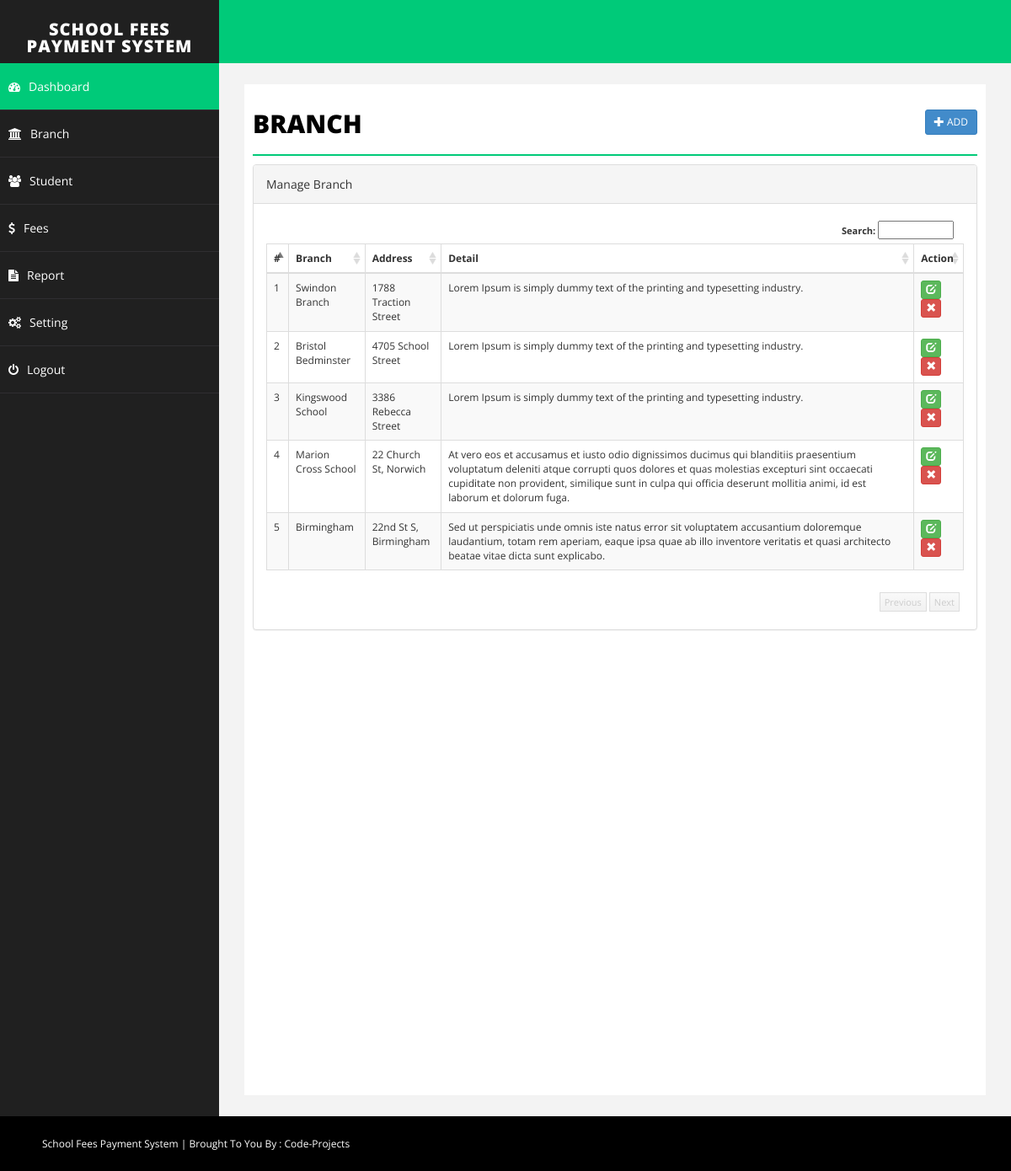
/branch.php (signed in), run on the app's committed database.
### tables this page shows
CREATE TABLE IF NOT EXISTS `branch` (
`id` int(255) NOT NULL,
  `branch` varchar(255) NOT NULL,
  `address` text NOT NULL,
  `detail` text NOT NULL,
  `delete_status` enum('0','1') NOT NULL DEFAULT '0'
);

### branch.php (the view, shortened to what this page needs)
<?php
include("php/dbconnect.php");
$branch='';
$address='';
$detail = '';
$id= '';
$action = "add";
?>
<!DOCTYPE html>
<html xmlns="http://www.w3.org/1999/xhtml">
<head>
    <link href="css/bootstrap.css" rel="stylesheet" />
    <link href="css/font-awesome.css" rel="stylesheet" />
    <link href="css/basic.css" rel="stylesheet" />
    <link href="css/custom.css" rel="stylesheet" />
</head>
<?php
include("php/header.php");
?>
        <div id="page-wrapper">
            <div id="page-inner">
                <div class="row">
                    <div class="col-md-12">
                        <h1 class="page-head-line">Branch
						<?php
						echo (isset($_GET['action']) && @$_GET['action']=="add" || @$_GET['action']=="edit")?
						' <a href="branch.php" class="btn btn-primary btn-sm pull-right">Back <i class="glyphicon glyphicon-arrow-right"></i></a>':'<a href="branch.php?action=add" class="btn btn-primary btn-sm pull-right"><i class="glyphicon glyphicon-plus"></i> Add </a>';
						?>
						</h1>
                    </div>
                </div>
        <?php
		 if(isset($_GET['action']) && @$_GET['action']=="add" || @$_GET['action']=="edit")
		 {
		?>
			<script type="text/javascript" src="js/validation/jquery.validate.min.js"></script>
                <div class="row">
                    <div class="col-sm-8 col-sm-offset-2">
               <div class="panel panel-primary">
                        <div class="panel-heading">
                           <?php echo ($action=="add")? "Add Branch": "Edit Branch"; ?>
                        </div>
						<form action="branch.php" method="post" id="signupForm1" class="form-horizontal">
                        <div class="panel-body">
						<div class="form-group">
								<label class="col-sm-2 control-label" for="Old">Branch </label>
								<div class="col-sm-10">
									<input type="text" class="form-control" id="branch" name="branch" value="<?php echo $branch;?>"  />
								</div>
							</div>
							<div class="form-group">
								<label class="col-sm-2 control-label" for="Password"> Address </label>
								<div class="col-sm-10">
	                        <textarea class="form-control" id="address" name="address"><?php echo $address;?></textarea >
								</div>
							</div>
							<div class="form-group">
								<label class="col-sm-2 control-label" for="Confirm"> Detail</label>
								<div class="col-sm-10">
									    <textarea class="form-control" name="detail" id="detail"><?php echo $detail;?></textarea >
								</div>
							</div>
						<div class="form-group">
								<div class="col-sm-8 col-sm-offset-2">
								<input type="hidden" name="id" value="<?php echo $id;?>">
								<input type="hidden" name="action" value="<?php echo $action;?>">
									<button type="submit" name="save" class="btn btn-primary">Save </button>
								</div>
							</div>
                         </div>
							</form>
                        </div>
                            </div>
                </div>
		<script type="text/javascript">
		$( document ).ready( function () {
			 if($("#signupForm1").length > 0)
         {
			$( "#signupForm1" ).validate( {
				rules: {
					branch: "required",
					address: "required"
				},
				messages: {
					branch: "Please enter branch name",
					address: "Please enter address"
				},
				errorElement: "em",
				errorPlacement: function ( error, element ) {
					// Add the `help-block` class to the error element
					error.addClass( "help-block" );
					// Add `has-feedback` class to the parent div.form-group
					// in order to add icons to inputs
					element.parents( ".col-sm-10" ).addClass( "has-feedback" );
					if ( element.prop( "type" ) === "checkbox" ) {
						error.insertAfter( element.parent( "label" ) );
					} else {
						error.insertAfter( element );
					}
					// Add the span element, if doesn't exists, and apply the icon classes to it.
					if ( !element.next( "span" )[ 0 ] ) {
						$( "<span class='glyphicon glyphicon-remove form-control-feedback'></span>" ).insertAfter( element );
					}
				},
				success: function ( label, element ) {
					// Add the span element, if doesn't exists, and apply the icon classes to it.
					if ( !$( element ).next( "span" )[ 0 ] ) {
						$( "<span class='glyphicon glyphicon-ok form-control-feedback'></span>" ).insertAfter( $( element ) );
					}
				},
				highlight: function ( element, errorClass, validClass ) {
					$( element ).parents( ".col-sm-10" ).addClass( "has-error" ).removeClass( "has-success" );
					$( element ).next( "span" ).addClass( "glyphicon-remove" ).removeClass( "glyphicon-ok" );
				},
				unhighlight: function ( element, errorClass, validClass ) {
					$( element ).parents( ".col-sm-10" ).addClass( "has-success" ).removeClass( "has-error" );
					$( element ).next( "span" ).addClass( "glyphicon-ok" ).removeClass( "glyphicon-remove" );
				}
			} );
			}
		} );
	</script>
		<?php
		}else{
		?>
		 <link href="css/datatable/datatable.css" rel="stylesheet" />
		<div class="panel panel-default">
                        <div class="panel-heading">
                            Manage Branch
                        </div>
                        <div class="panel-body">
                             <div class="table-sorting table-responsive">
                                <table class="table table-striped table-bordered table-hover" id="tSortable22">
                                    <thead>
                                        <tr>
                                            <th>#</th>
                                            <th>Branch</th>
                                            <th>Address</th>
                                            <th>Detail</th>
											<th>Action</th>
                                        </tr>
                                    </thead>
                                    <tbody>
									<?php
									$sql = "select * from branch where delete_status='0'";
									$q = $conn->query($sql);
									$i=1;
									while($r = $q->fetch_assoc())
									{
									echo '<tr>
                                            <td>'.$i.'</td>
                                            <td>'.$r['branch'].'</td>
                                            <td>'.$r['address'].'</td>
                                            <td>'.$r['detail'].'</td>
											<td>
											<a href="branch.php?action=edit&id='.$r['id'].'" class="btn btn-success btn-xs"><span class="glyphicon glyphicon-edit"></span></a>
											<a onclick="return confirm(\'Are you sure you want to delete this record\');" href="branch.php?action=delete&id='.$r['id'].'" class="btn btn-danger btn-xs"><span class="glyphicon glyphicon-remove"></span></a> </td>
                                        </tr>';
										$i++;
									}
									?>
                                    </tbody>
                                </table>
                            </div>
                        </div>
                    </div>
		<?php
		}
		?>
            </div>
        </div>
    </div>
    <div id="footer-sec">
	School Fees Payment System | Brought To You By : <a href="http://code-projects.org/" target="_blank">Code-Projects</a>
    </div>
</body>
</html>

### css/basic.css (style rules this page uses)
body { font-family: 'Open Sans', sans-serif; line-height:25px; }
#page-wrapper { padding: 15px 15px; min-height: 600px; background: #F3F3F3; }
#page-inner { width: 100%; margin: 10px 20px 10px 0px; background-color: #fff!important; padding: 10px; min-height: 1200px; }
.page-head-line { font-size: 30px; text-transform: uppercase; color: #000; font-weight: 800; padding-bottom: 20px; border-bottom: 2px solid #00CA79; margin-bottom: 10px; }
#footer-sec { background-color:#000; padding:20px 50px; color:#fff; font-size:12px; }
#footer-sec a { color:#fff; }
@media (min-width:768px) { #page-wrapper { margin: 0 0 0 260px; padding: 15px 30px; min-height: 1200px; } }

### css/datatable/datatable.css (style rules this page uses)
.dataTable { float: left; }
.table-sorting { padding: 0px; position: relative; font-size: 12px; background-color: #FFF; }
.table-sorting .table { border-top: 1px solid #DDD; border-bottom: 1px solid #DDD; }
.table-sorting .sorting_asc { background: url('../../img/datatable/sort_asc.png') no-repeat center right; cursor: pointer; }
.table-sorting .sorting { background: url('../../img/datatable/sort_both.png') no-repeat center right; cursor: pointer; }

### data on the page
branch: branch "Swindon Branch", address "1788 Traction Street", detail "Lorem Ipsum is simply dummy text of the printing and typesetting industry."
branch: branch "Bristol Bedminster", address "4705 School Street", detail "Lorem Ipsum is simply dummy text of the printing and typesetting industry."
branch: branch "Kingswood School", address "3386 Rebecca Street", detail "Lorem Ipsum is simply dummy text of the printing and typesetting industry."
branch: branch "Marion Cross School", address "22 Church St, Norwich", detail "At vero eos et accusamus et iusto odio dignissimos ducimus qui blanditiis praesentium voluptatum deleniti atque corrupti quos dolores et quas molestias excepturi sint occaecati cupiditate non provident, similique sunt in culpa qui officia deserunt mollitia animi, id est laborum et dolorum fuga."
branch: branch "Birmingham", address "22nd St S, Birmingham", detail "Sed ut perspiciatis unde omnis iste natus error sit voluptatem accusantium doloremque laudantium, totam rem aperiam, eaque ipsa quae ab illo inventore veritatis et quasi architecto beatae vitae dicta sunt explicabo."
